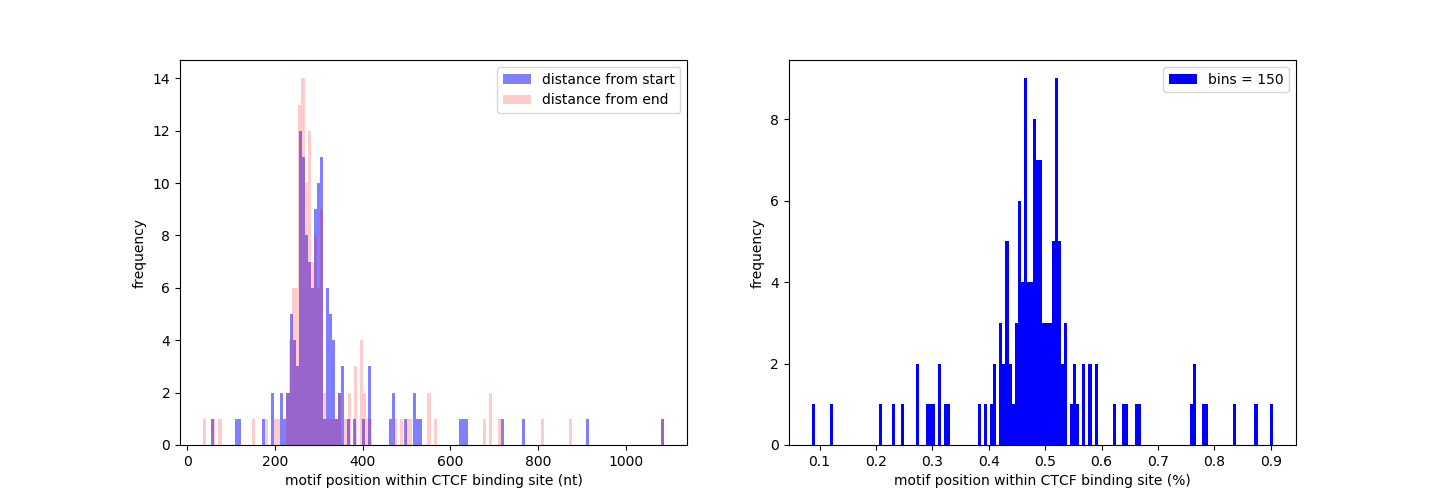

Reproduce this figure in Python.
#!/usr/bin/env python3

"""
Usage: ./motif_pos.py intersect2.out

find position of motif within CTCF peak
"""

import sys
import numpy as np
import matplotlib.pyplot as plt

f = open(sys.argv[1])

motif_pos = []
motif_pos_end = []
motif_percent = []
for line in f:
    fields = line.rstrip("\r\n").split()
    peak_start = int(fields[1])
    peak_end = int(fields[2])
    motif_start = int(fields[13])
    motif_end = int(fields[14])
    d_start = motif_start - peak_start
    d_end = peak_end - motif_end
    percent_start = (d_start) / (peak_end - peak_start)
    motif_pos.append(d_start)
    motif_pos_end.append(d_end)
    motif_percent.append(percent_start)
    
fig, (ax1, ax2) = plt.subplots(ncols=2, figsize=(20,5))
ax1.hist(motif_pos, bins=150, color="blue", alpha=0.5, label="distance from start")
ax1.hist(motif_pos_end, bins=150, color="red", alpha=0.2, label="distance from end")
ax1.set_ylabel("frequency")
ax1.set_xlabel("motif position within CTCF binding site (nt)")
ax1.legend()
ax2.hist(motif_percent, bins=150, color="blue", label="bins = 150")#label="bins = 150")
ax2.set_ylabel("frequency")
ax2.set_xlabel("motif position within CTCF binding site (%)")
ax2.legend()
plt.show()
fig.savefig("motif_pos.png")
plt.close(fig)